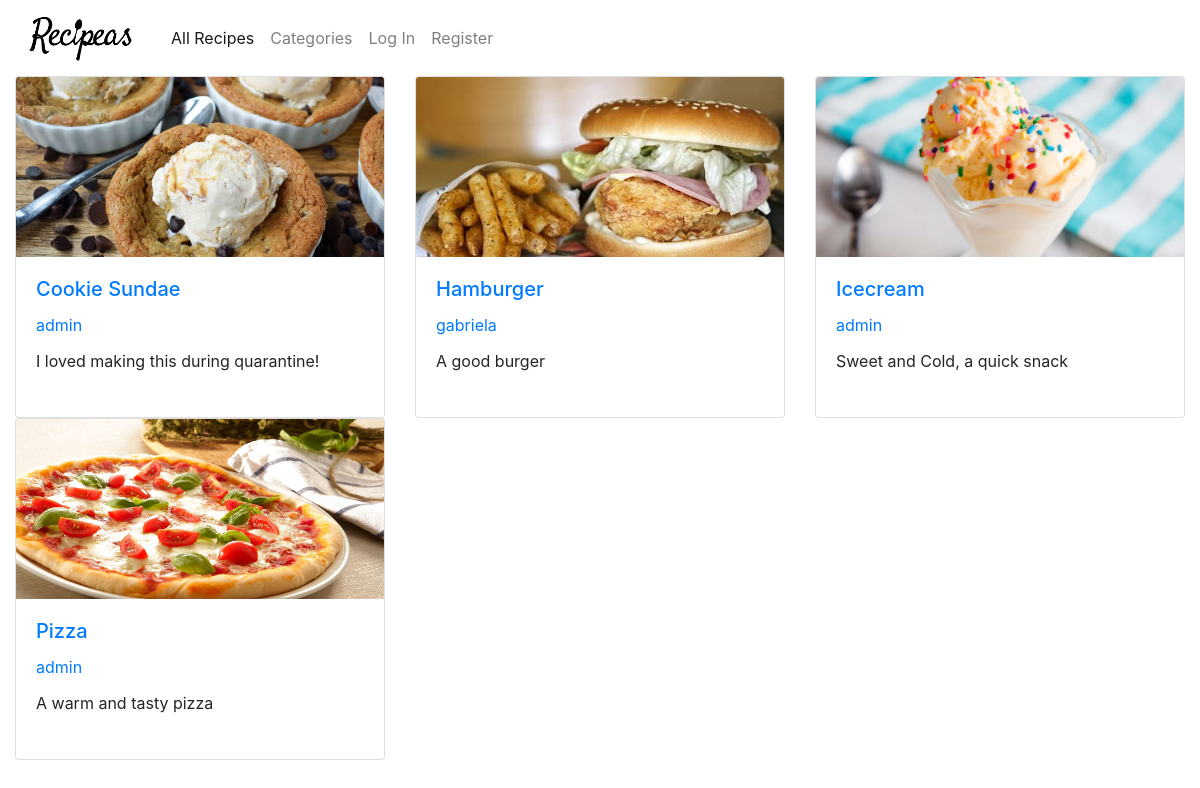
Before: / with the older database file.
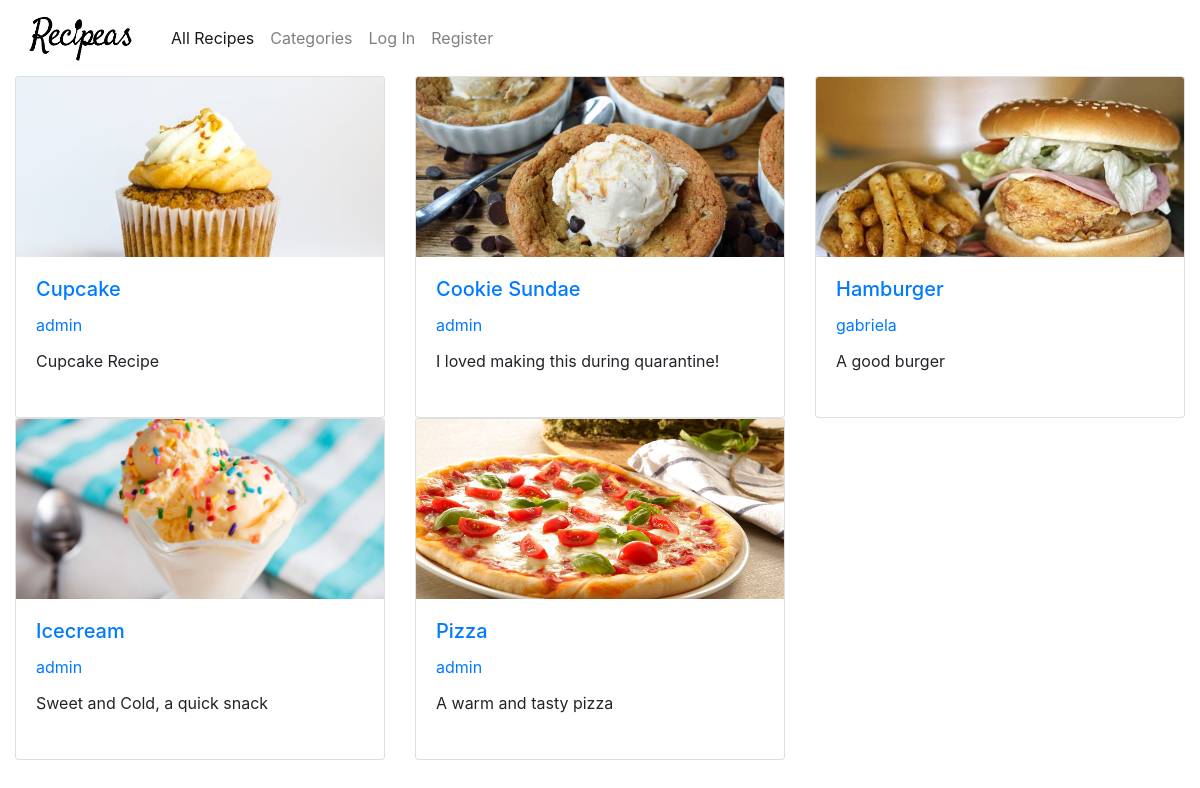
After: the same page with the newer database file.
### recipes/models.py (models this page shows, shortened)
class Recipe(models.Model):
    user = models.ForeignKey("User", on_delete=models.CASCADE, related_name="recipes")
    title = models.CharField(max_length=64)
    image = models.ImageField(upload_to='static/images/')
    description = models.TextField(blank=True)
    preptime_initial = models.CharField(max_length=64, validators=[validate_duration])
    preptime = models.CharField(max_length=64)
    cooktime_initial = models.CharField(max_length=64, validators=[validate_duration])
    cooktime = models.CharField(max_length=64)
    total_time = models.IntegerField()
    servings = models.IntegerField()
    ingredients = models.TextField()
    ingredients_length = models.IntegerField()
    steps = models.TextField()
    timestamp = models.DateTimeField(auto_now_add=True)
    category = models.ManyToManyField(Category)
    public = models.BooleanField(default=True)
    inspiration = models.ForeignKey("Recipe", on_delete=models.CASCADE, related_name="recipe_inspiration", blank=True, null=True)

class User(AbstractUser):
    pass

### recipes/views.py (the view)
# urls.py: path("", views.index, name="index"),
def index(request):
    try:
        newestRecipe = Recipe.objects.filter(public=True).order_by("-timestamp")
        return render(request, "recipes/index.html", {
            "recipes": newestRecipe
        })
    except Recipe.DoesNotExist:
        return render(request, "recipes/index.html", {})

### recipes/templates/recipes/index.html (shortened to what this page needs)
{% extends "recipes/layout.html" %}
{% load static %}
{% load recipes_extras %}
{% block body %}
    <div class = "container-fluid">
        <div id ="homepage" class = "row">
        {% for recipe in recipes %}
            <div class="col-sm-4">
              <div class = "card p-0 col-md-12">
                  <div class = "card-img-container">
                    <img class="card-img-top" src="{{recipe.image}}">
                  </div>
                  <div class="card-body">
                    <h5 class="card-title"><a href="{% url 'viewrecipe' recipe.id %}">{{recipe.title}}</a></h5>
                    <p class="card-title"><a href="{% url 'profile' recipe.user.id %}">{{recipe.user}}</a></p>
                    <p class="card-text">{{recipe.description}}</p>
                  </div>
              </div>
            </div>
        {% endfor %}
        </div>
    </div>
{% endblock %}

### recipes/templates/recipes/layout.html (shortened to what this page needs)
{% load static %}
<!DOCTYPE html>
<html lang="en">
    <head>
        <link rel="stylesheet" href="https://stackpath.bootstrapcdn.com/bootstrap/4.4.1/css/bootstrap.min.css">
        <link rel="stylesheet" type="text/css" href="{% static '/recipes/styles.css' %}">
    </head>
    <body>
    <nav class="navbar navbar-expand-lg navbar-light fixed-top main-menu">
      <a class="navbar-brand" href="#"><img class = "nav-header" src="{% static 'images/recipeas.png' %}"/></a>
      <div class="collapse navbar-collapse" id="navbarSupportedContent">
        <ul class="navbar-nav mr-auto">
          <li class="nav-item active">
            <a d="all-posts-link" class="nav-link" href="{% url 'index' %}">All Recipes <span class="sr-only">(current)</span></a>
          </li>
            <li class="nav-item">
                <a class="nav-link" href="{% url 'categories' %}">Categories</a>
            </li>
            {% if user.is_authenticated %}
                <li class="nav-item">
                    <a class="nav-link" href="{% url 'logout' %}">Log Out</a>
                </li>
            {% else %}
                <li class="nav-item">
                    <a class="nav-link" href="{% url 'login' %}">Log In</a>
                </li>
                <li class="nav-item">
                    <a class="nav-link" href="{% url 'register' %}">Register</a>
                </li>
            {% endif %}
        </ul>
      </div>
    </nav>
        <div class="body">
            {% block body %}
            {% endblock %}
        </div>
    </body>
</html>

### recipes/static/recipes/styles.css (style rules this page uses)
:root { --mainRed: #d00000; }
html, body { height:100%; }
body { min-height:100%; }
.body { padding-top: 76px; }
img { width:100%; }
.nav-header { height: 50px; width: auto; }
.card-img-container img { object-fit: cover; height: 180px; }
.card-text { overflow: hidden; text-overflow: ellipsis; display: -webkit-box; -webkit-line-clamp: 2; -webkit-box-orient: vertical; height: 48px; }
.main-menu { background: white; }

Changed rows visible on the page:
added Recipe: image (picture), title "Cupcake", user "admin", description "Cupcake Recipe"
